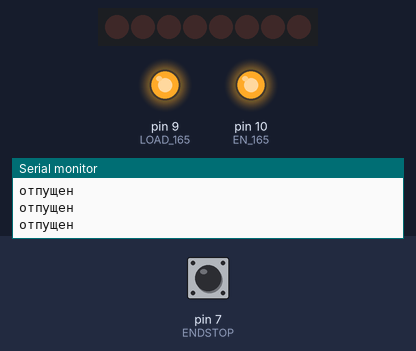
The sketch below on a simulated Arduino Uno, built with avr-gcc and run on an emulated ATmega328P. On the bench: 8 shift-register outputs drawn as a row of LEDs (first output left, lit = HIGH), output pins drawn as LEDs (lit = HIGH), the last lines printed to the serial monitor. Wiring (inferred from the names in the program): shift register (74HC595): latch pin 8. Wiring (inferred from the signals the program sends): row of LEDs: on Q0, Q1, Q2, Q3, Q4, Q5, Q6, Q7. The inputs (shaded band) are chosen by the test bench; at power-on: pin 7 (ENDSTOP) HIGH. Pins used as bus, display or sensor lines are not drawn.

Above: at 1.2 s.
1.3 s: pin 7 (ENDSTOP) pulled LOW for 0.15 s
At 1.4 s:
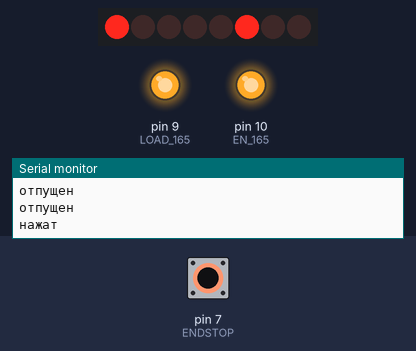
3.0 s: pin 7 (ENDSTOP) pulled LOW for 3.2 s
At 6.5 s:
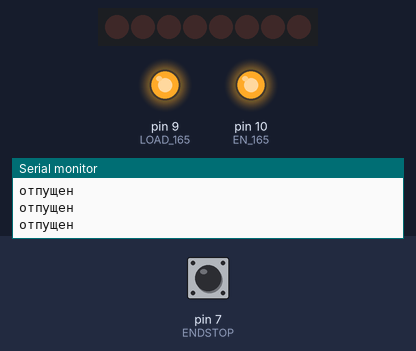
Timing chart, 0 to 8.0 s (numbered marks = the images above; inputs shaded):
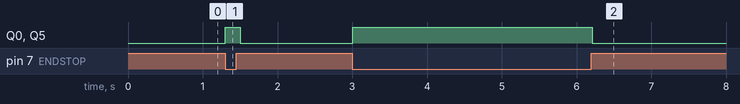

The sketch:

Ardu8_18_Endstop.ino
```cpp
/*
  Робототехнический контроллер «Кибернетический»: модуль «Концевой выключатель»

  Модуль «Концевой выключатель» → D7 (разъём XP21), любой из разъёмов модуля.
  Не нажат — HIGH, нажат — LOW. Пока рычаг нажат, горит LED1,
  а в мониторе порта (115200) печатается состояние.

  Плата в Arduino IDE: Arduino Uno. Кабель USB-C — в ВЕРХНИЙ разъём (Arduino).
  DIP-переключатель: DIP1 и DIP4 = OFF, DIP5 = ON (светодиоды).
*/

#include <SPI.h>

// ---------- Светодиоды и кнопки Arduino-части ----------
// Светодиоды подключены через сдвиговый регистр 74HC595, кнопки — через 74HC165.
// Оба регистра работают по шине SPI (D11 — данные, D12 — приём, D13 — такт).
const int LATCH_595 = 8;   // защёлка 74HC595
const int LOAD_165  = 9;   // «фотография» кнопок в 74HC165
const int EN_165    = 10;  // LOW — 74HC165 подключён к линии приёма SPI

// Номера битов: 1 — LED1, 2 — LED2, 4 — LED3, 8 — LED4, 16 — синий, 32 — зелёный, 64 — красный
const byte LED1 = 1, LED2 = 2, LED3 = 4, LED4 = 8;
const byte BLUE = 16, GREEN = 32, RED = 64;

// Зажечь светодиоды. В переменной leds 1 = горит.
// Регистр зажигает светодиод нулём, поэтому байт инвертируем (~).
void showLeds(byte leds) {
  digitalWrite(LATCH_595, LOW);
  SPI.transfer(~leds);
  digitalWrite(LATCH_595, HIGH);   // импульс на защёлке — байт появляется на выходах
}

// Прочитать кнопки: бит 0 — BUT1 … бит 3 — BUT4 (слева направо). 1 = нажата.
byte readButtons() {
  digitalWrite(LOAD_165, LOW);     // «сфотографировать» кнопки
  delayMicroseconds(5);
  digitalWrite(LOAD_165, HIGH);
  digitalWrite(EN_165, LOW);       // подключить регистр к линии приёма
  byte b = SPI.transfer(0);        // принять байт
  digitalWrite(EN_165, HIGH);
  return b & 0x0F;                 // нужны только 4 младших бита
}

void boardBegin() {
  pinMode(LATCH_595, OUTPUT);
  pinMode(LOAD_165, OUTPUT);
  pinMode(EN_165, OUTPUT);
  digitalWrite(LOAD_165, HIGH);
  digitalWrite(EN_165, HIGH);
  SPI.begin();
  showLeds(0);                     // всё погасить
}

const int ENDSTOP = 7;

void setup() {
  boardBegin();
  pinMode(ENDSTOP, INPUT);         // подтяжка к 5 В уже есть на модуле
  Serial.begin(115200);
}

void loop() {
  if (digitalRead(ENDSTOP) == LOW) {    // нажат
    showLeds(LED1 | GREEN);
    Serial.println("нажат");
  } else {
    showLeds(0);
    Serial.println("отпущен");
  }
  delay(100);
}
```

Measured:
- after the input at 1.3 s, Q0, Q5: LOW → HIGH at once, → LOW 0.20 s later
- after the input at 3.0 s, Q0, Q5: LOW → HIGH at once, → LOW 3.2 s later
